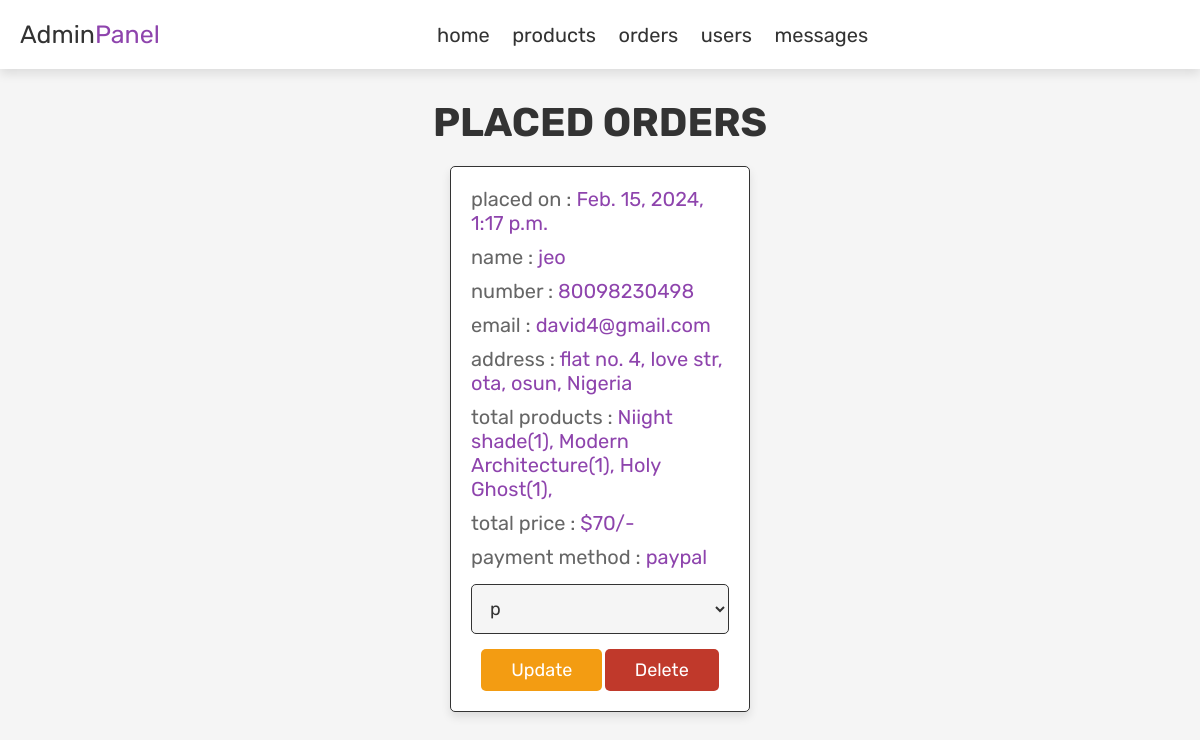
The app's page /admin_order/, older data.
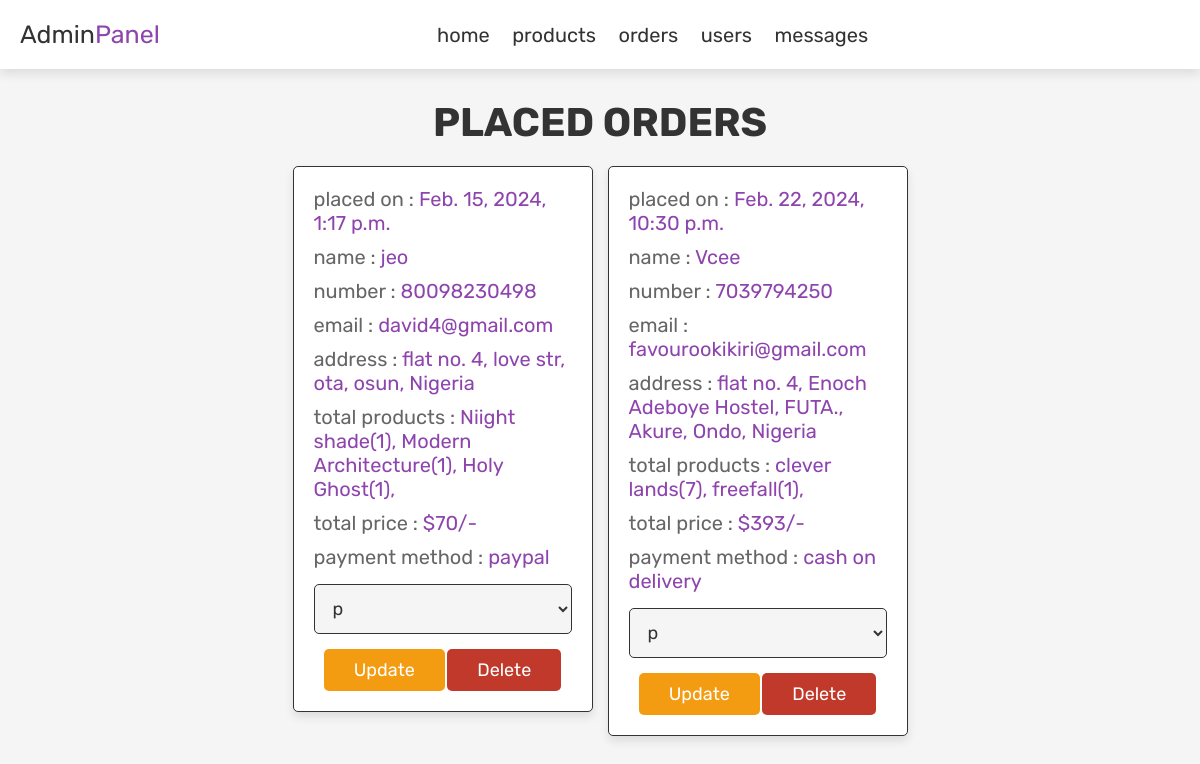
The same page, newer data.
### homepage/models.py (models this page shows, shortened)
class Order(models.Model):
    ORDER_STATUS_CHOICE = [
        ('p', 'pending'),
        ('c','completed'),
    ]
    profile = models.ForeignKey(Profile, on_delete=models.CASCADE, null=True)
    name = models.CharField(max_length= 230)
    number = models.IntegerField()
    email = models.EmailField()
    method = models.CharField(max_length= 100)
    address = models.CharField(max_length = 300)
    total_product = models.CharField(max_length = 10000)
    total_price = models.IntegerField()
    placed_on = models.DateTimeField(auto_now_add=True, null = True)
    payment_status = models.CharField(max_length=20, choices=ORDER_STATUS_CHOICE, default = 'p')

### adminpanel/views.py (the view, shortened to what this page needs)
# urls.py: path('admin_order/', views.admin_order, name = 'admin order'),
def admin_order(request):
    select_order = Order.objects.all()
    count_order = select_order.count()
    context = {
        'count_order': count_order,
        'select_order': select_order,
    }
    return render(request, 'adminpanel/admin_orders.html',context)

### homepage/templates/adminpanel/admin_orders.html (shortened to what this page needs)
{% load static %}
<!DOCTYPE html>
<html lang="en">
<head>
   <link href="{% static 'fontawesomefree/css/all.min.css' %}" rel="stylesheet" type="text/css">
   <link rel="stylesheet" href="{% static 'css/admin_style.css' %}">
</head>
<body>
{% include 'adminpanel/admin_header.html' %}
<section class="orders">
   <h1 class="title">placed orders</h1>
   <div class="box-container">
      {% if count_order > 0 %}
            {% for order in select_order %}
               <div class="box">
                  <p> placed on : <span>{{order.placed_on}}</span> </p>
                  <p> name : <span>{{order.name}}</span> </p>
                  <p> number : <span>{{order.number}}</span> </p>
                  <p> email : <span>{{order.email}}</span> </p>
                  <p> address : <span>{{order.address}}</span> </p>
                  <p> total products : <span>{{order.total_product}}</span> </p>
                  <p> total price : <span>${{order.total_price}}/-</span> </p>
                  <p> payment method : <span>{{order.method}}</span> </p>
                  <form action="{% url 'admin order' %}" method="post">
                     <select name="update_payment">
                        <option value="" selected disabled>{{order.payment_status}}</option>
                     </select>
                     <input type="submit" value="update" name="update_order" class="option-btn">
                     <a href="{% url 'deleteorder' order.id %}" onclick="return confirm('delete this order?');" class="delete-btn">delete</a>
                  </form>
               </div>
            {% endfor %}
      {% else %}
         <p class="empty">no orders placed yet!</p>
      {% endif %}
   </div>
</section>
</body>
</html>

Row changes from the older to the newer data that the page shows:
added Order: placed_on "Feb. 22, 2024, 10:30 p.m.", name "Vcee", number "7039794250", email "favourookikiri@gmail.com", address "flat no. 4, Enoch Adeboye Hostel, FUTA., Akure, Ondo, Nigeria", total_product "clever lands(7), freefall(1),", total_price "393", method "cash on delivery", update_payment "p"
